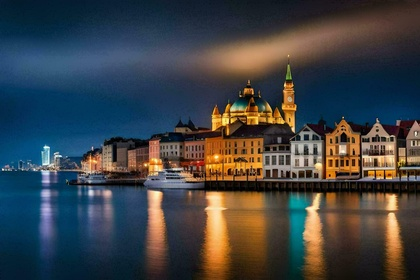
%> input picture primerParcial/practicas/Examen/dinamarca.jpg, 420 x 280 px, shrunk from 1470 x 980 before the run
$ octave parte3.m   (GNU Octave 9; MATLAB toolbox functions it lacks are replaced by stand-ins)
%> lines starting %> are read from the running program, lines starting %| are printed output that depends on the picture; in (x1, y1, x2, y2) boxes, pixels count from 0 and x2, y2 are one past the last pixel; in counts of white or black regions, pixels touching at a corner belong together; the program's own positions count from 1
% Leer la imagen
img = imread('dinamarca.jpg');
%> img is the input picture: size 280x420x3 uint8; mean R, G, B 62.6, 66.3, 69.2

% Obtener las dimensiones de la imagen
[rows, cols, ~] = size(img);
%> rows = 280; cols = 420

% Crear una nueva imagen con el doble de tamaño
new_img = zeros(rows*2, cols*2, 3, 'uint8');

% Convertir la imagen a escala de grises y colocarla en el cuadrante superior izquierdo
new_img(1:rows, 1:cols, :) = repmat(rgb2gray(img), [1, 1, 3]);
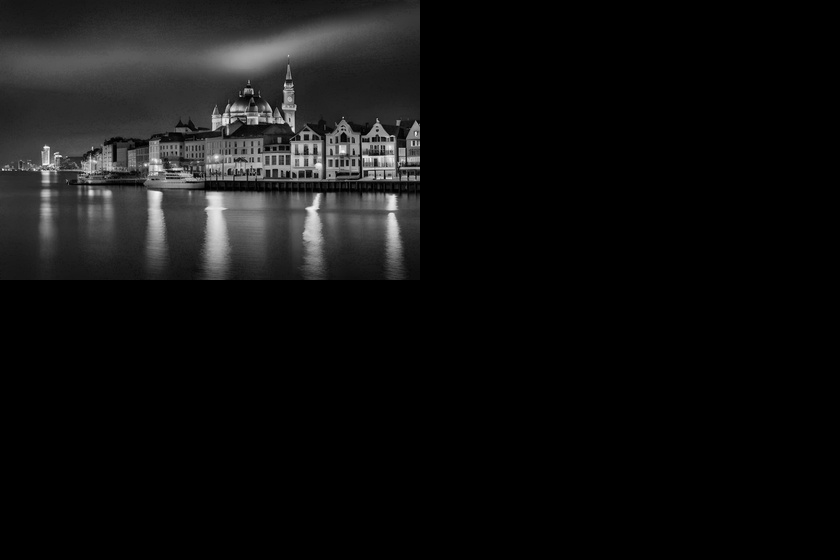
%> new_img: size 560x840x3 uint8; min 0, max 249, mean 16.4

% Extraer el canal verde y colocarlo en el cuadrante superior derecho
new_img(1:rows, cols+1:end, 2) = img(:,:,2);
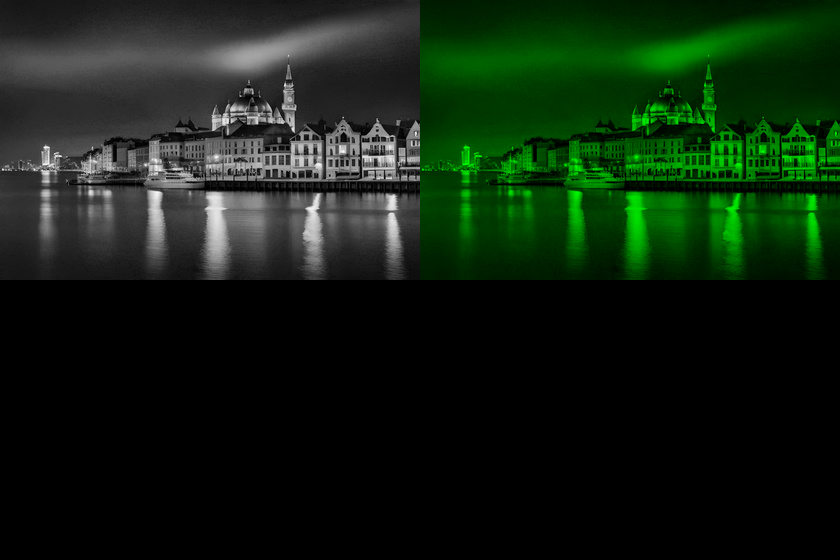
%> new_img: size 560x840x3 uint8; mean R, G, B 16.4, 33, 16.4

% Extraer el canal rojo y colocarlo en el cuadrante inferior izquierdo
new_img(rows+1:end, 1:cols, 1) = img(:,:,1);
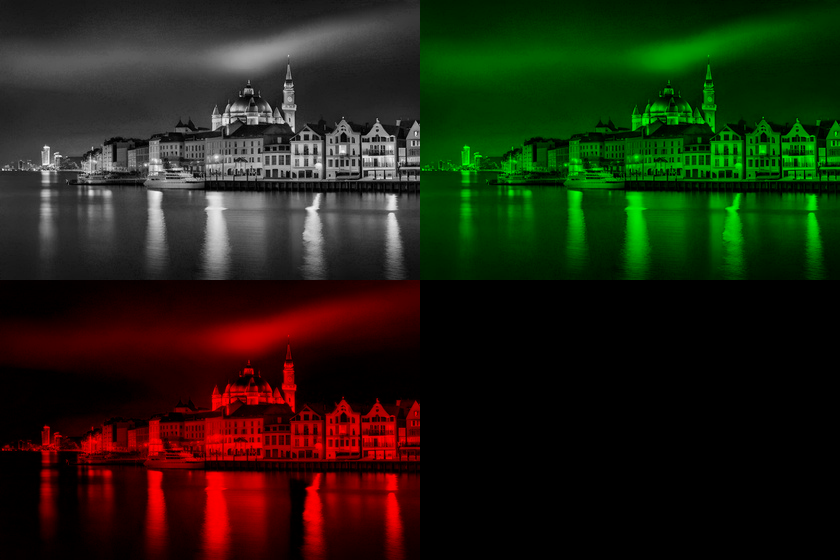
%> new_img: size 560x840x3 uint8; mean R, G, B 32, 33, 16.4

% Convertir la imagen a binario y colocarla en el cuadrante inferior derecho
new_img(rows+1:end, cols+1:end, :) = repmat(imbinarize(rgb2gray(img)), [1, 1, 3]);
%> new_img: size 560x840x3 uint8; 4.86% of pixels changed, all inside (x1, y1, x2, y2) = (422, 308, 840, 552)

% Mostrar la nueva imagen
imshow(new_img);


% Convertir la imagen a escala de grises
img_gray = rgb2gray(img);
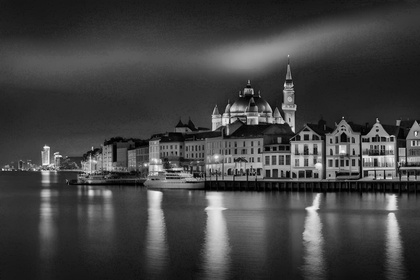
%> img_gray: size 280x420 uint8; min 0, max 249, mean 65.5

% Seleccionar una ventana local de 100 elementos en total
window_size = 10; % Raíz cuadrada de 100
start_row = 1; % Cambia esto para mover la ventana
start_col = 1; % Cambia esto para mover la ventana
local_window = img_gray(start_row:start_row+window_size-1, start_col:start_col+window_size-1);

% Calcular el histograma de la ventana local
histogram_values = calculate_histogram(local_window);
%> after the loop in calculate_histogram, `for i = 1:size(image, 1)`: histogram_values = 256 values, max 27 at index 25, min 0 at index 1, mean 0.391

% Mostrar el histograma utilizando bar
figure;
subplot(2, 1, 1);
bar(0:255, histogram_values);
title('Histograma');
xlabel('Nivel de gris');
ylabel('Frecuencia');

% Mostrar la imagen
subplot(2, 1, 2);
imshow(local_window);
title('Imagen');
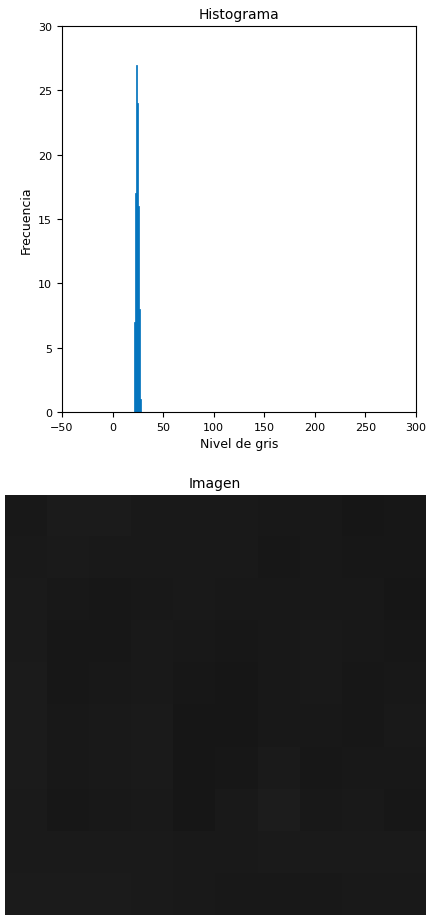
%> figure redrawn from the program's plot data, 2 panels

% Preguntar al usuario los valores mínimo y máximo para la compresión
intervalo_min = input('Dame el valor min del intervalo...= ');
%> the answer given: 3
intervalo_max = input('Dame el valor max del intervalo...= ');
%> the answer given: 3

% Calcular el mínimo y el máximo de la imagen
minimo = double(min(local_window(:)));
%> minimo = 22
maximo = double(max(local_window(:)));
%> maximo = 28

% Calcular el factor de escala
dato1 = (intervalo_max - intervalo_min);
dato2 = (maximo - minimo);
%> dato2 = 6
dato3 = (double(dato1) / double(dato2));
%> dato3 = 0

% Comprimir la imagen
img_comprimida = uint8(dato3 * (double(local_window) - minimo) + intervalo_min);

% Descomprimir la imagen
img_descomprimida = uint8(((double(img_comprimida) - intervalo_min) / dato3) + minimo);

% Calcular los histogramas de las imágenes comprimida y descomprimida
histogram_comprimida = calculate_histogram(img_comprimida);
%> histogram_comprimida = 256 values, max 100 at index 4, min 0 at index 1, mean 0.391
histogram_descomprimida = calculate_histogram(img_descomprimida);
%> histogram_descomprimida = 256 values, max 100 at index 1, min 0 at index 2, mean 0.391

% Mostrar los histogramas y las imágenes
figure;
subplot(2, 2, 1);
bar(0:255, histogram_comprimida);
title('Histograma de la imagen comprimida');
xlabel('Nivel de gris');
ylabel('Frecuencia');
subplot(2, 2, 2);
imshow(img_comprimida);
title('Imagen comprimida');
subplot(2, 2, 3);
bar(0:255, histogram_descomprimida);
title('Histograma de la imagen descomprimida');
xlabel('Nivel de gris');
ylabel('Frecuencia');
subplot(2, 2, 4);
imshow(img_descomprimida);
title('Imagen descomprimida');
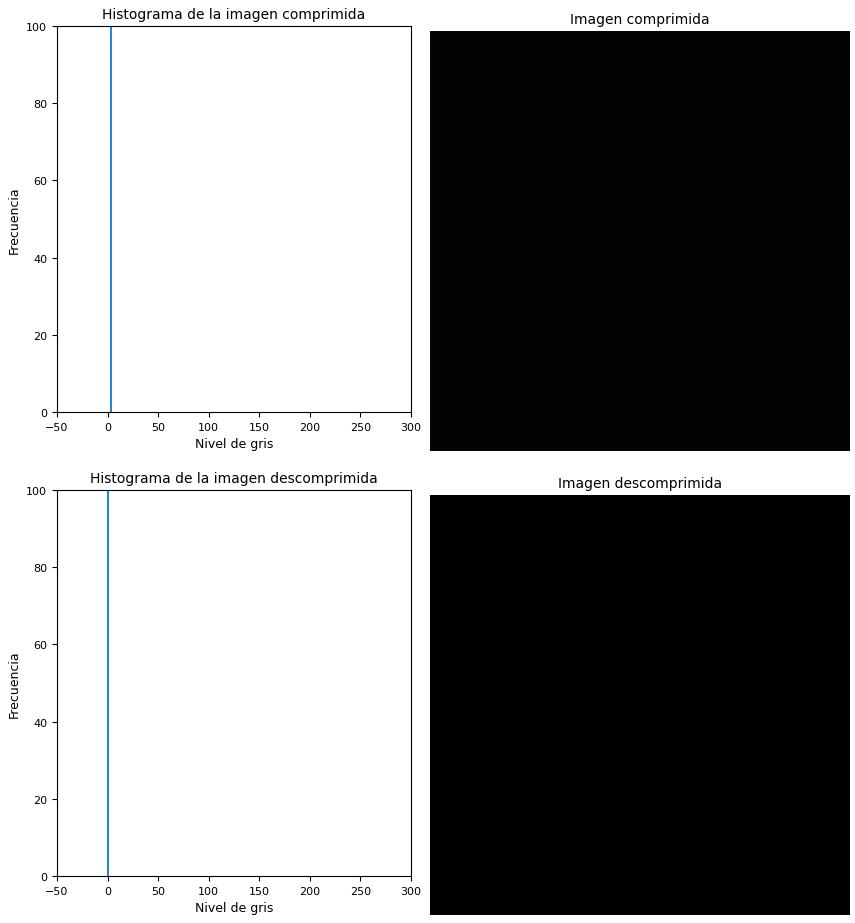
%> figure redrawn from the program's plot data, 4 panels

% Función para calcular el histograma de una imagen
function histogram_values = calculate_histogram(image)
    histogram_values = zeros(1, 256);
    for i = 1:size(image, 1)
        for j = 1:size(image, 2)
            gray_level = image(i, j) + 1;
            histogram_values(gray_level) = histogram_values(gray_level) + 1;
        end
    end
end
